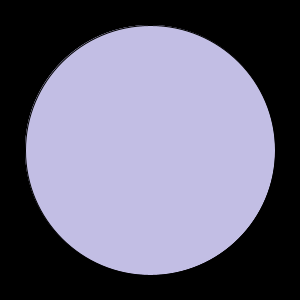
Frame 1 (no input)
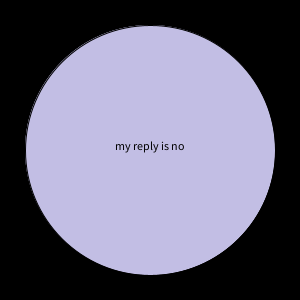
Frame 2 (the mouse pressed at the canvas centre, redrawn once)

The Processing sketch that drew these frames (run headless with seeded random() and noise(); the mouse was pressed at the canvas centre and the sketch redrawn once):

// Processing sketch: processing_80817
// ── processing_80817.pde

//Emily Fong, CP1 Mods 4-5, Magic 8 Ball

boolean mode = false;
String [] answers = {
  "it is certain", "as I see it yes", "most likely", "you may rely on it", "outlook good", "yes, definitely", 
  "outlook not so good", "don't count on it", "my sources say no", "my reply is no", "very doubtful", 
  "reply hazy, try again", "cannot predict now", "better not tell you now", "concentrate and ask again"
};
void setup()
{
  size(300, 300);
  background(0);
  fill(194, 190, 228);
  ellipse(150, 150, 250, 250);
  textAlign (CENTER);
  noLoop();
}
void draw()
{
  if (mode == true)
  {
    fill (0);
    int index = int(random(answers.length));
    text(answers[index], 150, 150);
  }
  else
  {
    fill(194, 190, 228);
    ellipse(150, 150, 250, 250);
  }
}
void mousePressed()
{
  mode=!mode;
  redraw();
}
